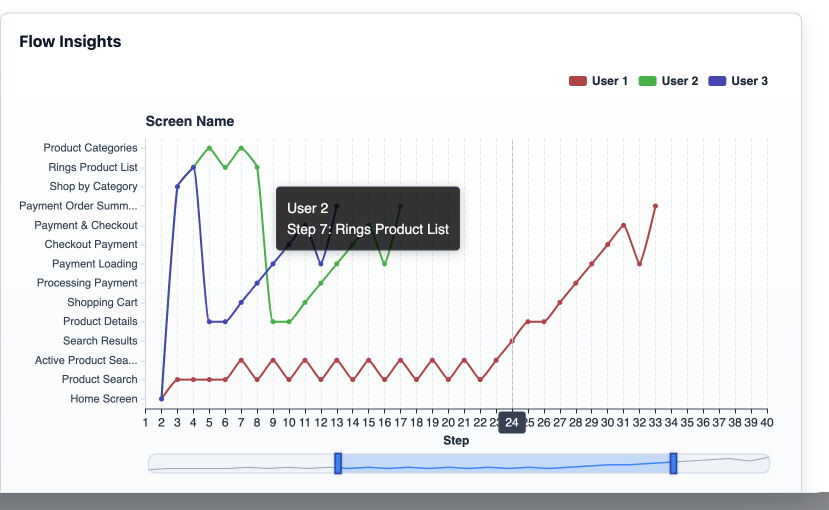
#> input picture config/Screenshot 2025-10-21 at 1.22.43 PM.png, 1658 x 1020 px (shown at 1/2 size)
$ python -i describe_screen_first_person.py   (imports and definitions only)
#> lines starting #> are read from the running program, lines starting #| are printed output that depends on the picture
#!/usr/bin/env python3
import os
import sys
import json
import base64
import requests
from functools import lru_cache
import pathlib
import argparse
import concurrent.futures
import random

from dotenv import load_dotenv
import threading
import time
ROOT = pathlib.Path(__file__).resolve().parent.parent
FIGMA_CONFIG = ROOT / 'config' / 'figma.config.json'


def encode_image_png(path: pathlib.Path) -> str:
    return base64.b64encode(path.read_bytes()).decode('utf-8')


# [50 lines left out: functions _bound_words, _fallback_emotion_detail, _normalize_gist, _to_float, _append_jsonl, not called in this run]


# --------------------
# LLM rate limiter and retry wrapper (accuracy-neutral)
# --------------------
_LLM_LOCK = threading.Lock()
_LLM_TOKENS = 0
_LLM_WINDOW_START = 0.0
_LLM_LAST_TS = 0.0

# [250 lines left out: functions _rate_limited_generate, load_user_by_id, derive_user_bias, persona_instructions_for, adjust_severity_by_persona, _map_llm_action_to_key and 7 more, not called in this run]


_MODEL_CACHE: dict[str, object] = {}

# [143 lines left out: functions _get_generative_model, _llm_compose_action_text, _read_figma_file_key, _fetch_figma_nodes, _map_node_name_to_key, _infer_anchor_from_text, not called in this run]


def _centroid_red_dot(img_path: pathlib.Path) -> tuple[float, float] | None:
    try:
        from PIL import Image
        im = Image.open(img_path).convert('RGB')
        w, h = im.size
#> w = 1658; h = 1020
        r, g, b = im.split()
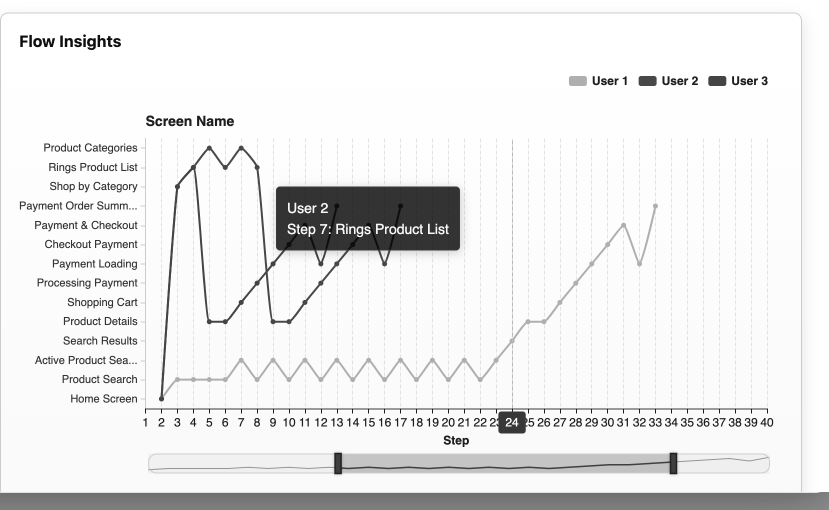
#> r: PIL image 1658x1020 L (shown at 1/2 size); min 14, max 255, mean 235.2
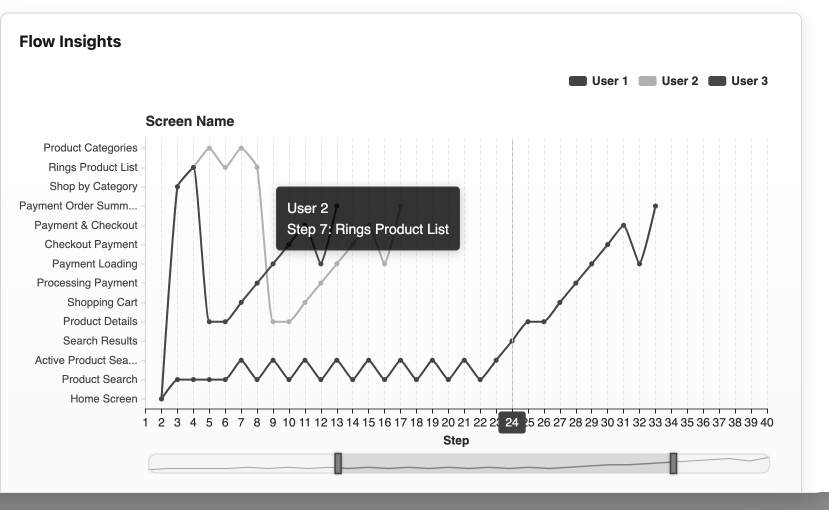
#> g: PIL image 1658x1020 L (shown at 1/2 size); min 14, max 255, mean 236.2
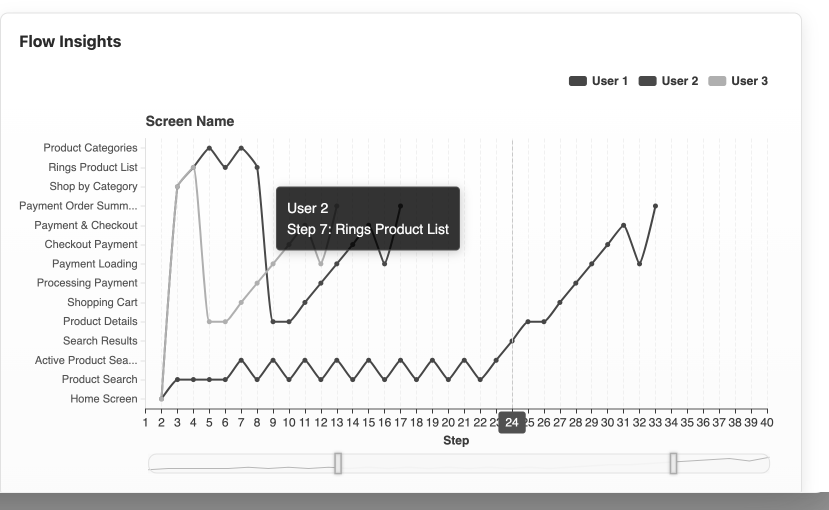
#> b: PIL image 1658x1020 L (shown at 1/2 size); min 15, max 255, mean 238.1
        pts = []
        for y in range(h):
            for x in range(w):
                rv, gv, bv = r.getpixel((x, y)), g.getpixel((x, y)), b.getpixel((x, y))
                if rv >= 200 and gv <= 130 and bv <= 130:
                    pts.append((x, y))
#> after the loop, pts = 36 pairs, first value 507 to 1309, second value 426 to 763
        if not pts:
            return None
        sx = sum(p[0] for p in pts) / len(pts)
#> sx = 870.6
        sy = sum(p[1] for p in pts) / len(pts)
#> sy = 681.1
        return sx / max(w, 1.0), sy / max(h, 1.0)
    except Exception:
        return None


# [1510 lines left out: functions _to_frame_coords, _token_set, _intent_bbox_from_text, _rect_iou, _rect_coverage, _cosine_sim and 11 more, not called in this run]


# [2 lines not run here, left out]

>>> result = _centroid_red_dot('../config/Screenshot 2025-10-21 at 1.22.43 PM.png')
#> result = (0.525, 0.668)
